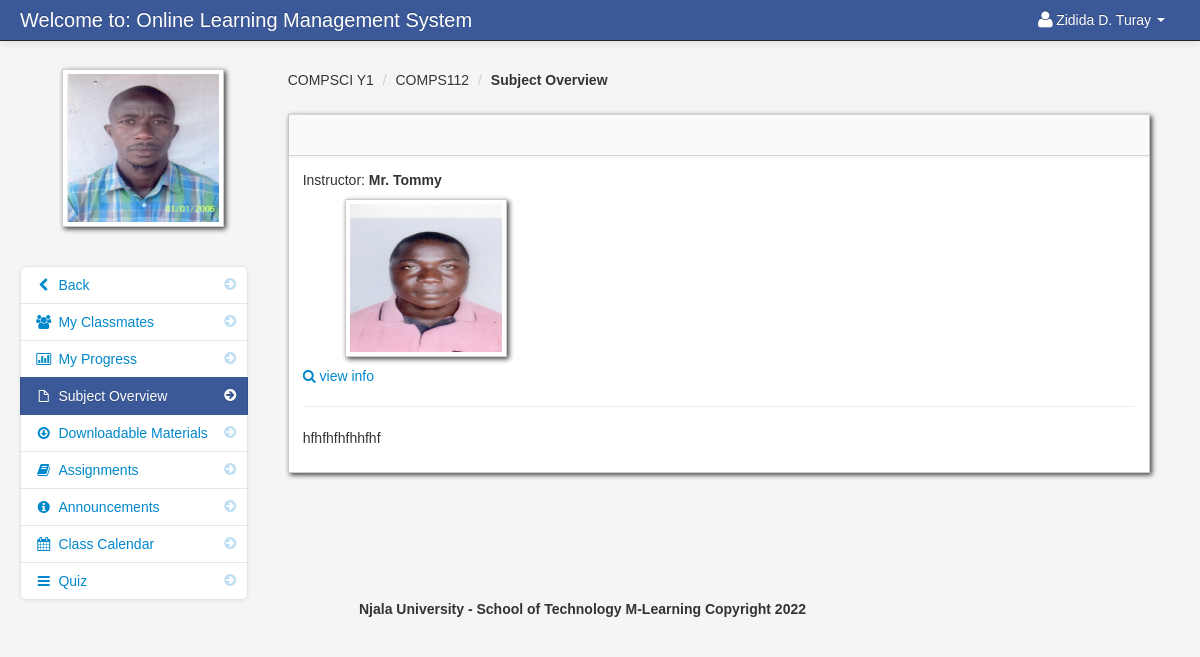
Screenshot of /subject_overview_student.php?id=187 (signed in) with the database file from the repository.
### tables this page shows
CREATE TABLE `student` (
  `student_id` int(11) NOT NULL,
  `firstname` varchar(100) NOT NULL,
  `lastname` varchar(100) NOT NULL,
  `class_id` int(11) NOT NULL,
  `username` varchar(100) NOT NULL,
  `password` varchar(100) NOT NULL,
  `location` varchar(100) NOT NULL,
  `status` varchar(100) NOT NULL
);

CREATE TABLE `teacher_class` (
  `teacher_class_id` int(11) NOT NULL,
  `teacher_id` int(11) NOT NULL,
  `class_id` int(11) NOT NULL,
  `subject_id` int(11) NOT NULL,
  `thumbnails` varchar(100) NOT NULL,
  `school_year` varchar(100) NOT NULL
);

CREATE TABLE `class` (
  `class_id` int(11) NOT NULL,
  `class_name` varchar(100) NOT NULL
);

CREATE TABLE `subject` (
  `subject_id` int(11) NOT NULL,
  `subject_code` varchar(100) NOT NULL,
  `subject_title` varchar(100) NOT NULL,
  `category` varchar(100) NOT NULL,
  `description` longtext NOT NULL,
  `unit` int(11) NOT NULL,
  `Pre_req` varchar(100) NOT NULL,
  `semester` varchar(100) NOT NULL
);

CREATE TABLE `teacher` (
  `teacher_id` int(11) NOT NULL,
  `username` varchar(100) NOT NULL,
  `password` varchar(200) NOT NULL,
  `firstname` varchar(100) NOT NULL,
  `lastname` varchar(100) NOT NULL,
  `department_id` int(11) NOT NULL,
  `location` varchar(200) NOT NULL,
  `about` varchar(500) NOT NULL,
  `teacher_status` varchar(20) NOT NULL,
  `teacher_stat` varchar(100) NOT NULL
);

CREATE TABLE `class_subject_overview` (
  `class_subject_overview_id` int(11) NOT NULL,
  `teacher_class_id` int(11) NOT NULL,
  `content` varchar(10000) NOT NULL
);

### session.php (called while the page is built, shortened)
<?php
$session_id=$_SESSION['id'];
?>

### subject_overview_student.php (the view, shortened to what this page needs)
<?php include('header_dashboard.php'); ?>
<?php include('session.php'); ?>
<?php $get_id = $_GET['id']; ?>
    <body>
		<?php include('navbar_student.php'); ?>
        <div class="container-fluid">
            <div class="row-fluid">
				<?php include('subject_overview_link_student.php'); ?>
                <div class="span9" id="content">
                     <div class="row-fluid">
										<?php $class_query = mysqli_query($conn,"select * from teacher_class
										LEFT JOIN class ON class.class_id = teacher_class.class_id
										LEFT JOIN subject ON subject.subject_id = teacher_class.subject_id
										where teacher_class_id = '$get_id'")or die(mysqli_error());
										$class_row = mysqli_fetch_array($class_query);
										?>
					     <ul class="breadcrumb">
							<li><a href="#"><?php echo $class_row['class_name']; ?></a> <span class="divider">/</span></li>
							<li><a href="#"><?php echo $class_row['subject_code']; ?></a> <span class="divider">/</span></li>
							<li><a href="#"><b>Subject Overview</b></a></li>
						</ul>
                        <div id="block_bg" class="block">
                            <div class="navbar navbar-inner block-header">
                            </div>
                            <div class="block-content collapse in">
                                <div class="span12">
  											<?php $query = mysqli_query($conn,"select * from teacher_class
										LEFT JOIN class ON class.class_id = teacher_class.class_id
										LEFT JOIN subject ON subject.subject_id = teacher_class.subject_id
										LEFT JOIN teacher ON teacher.teacher_id = teacher_class.teacher_id
										where teacher_class_id = '$get_id'")or die(mysqli_error());
										$row = mysqli_fetch_array($query);
										?>
										Instructor: <strong><?php echo $row['firstname']; ?> <?php echo $row['lastname']; ?></strong>
															<br>
															<img id="avatar" class="img-polaroid" src="admin/<?php echo $row['location']; ?>" width>
															<p><a href=""><i class="icon-search"></i> view info</a></p>
															<hr>
										<?php $query = mysqli_query($conn,"select * from teacher_class
											LEFT JOIN class_subject_overview ON class_subject_overview.teacher_class_id = teacher_class.teacher_class_id
											where class_subject_overview.teacher_class_id = '$get_id'")or die(mysqli_error());
											$row_subject = mysqli_fetch_array($query); ?>
										<?php echo $row_subject['content']; ?>
                                </div>
                            </div>
                        </div>
                    </div>
                </div>
            </div>
		<?php include('footer.php'); ?>
        </div>
		<?php include('script.php'); ?>
    </body>
</html>

### navbar_student.php (shortened to what this page needs)
<div class="navbar navbar-fixed-top navbar-inverse">
        <div class="navbar-inner">
            <div class="container-fluid">
                <a class="brand" href="#">Welcome to: Online Learning Management System</a>
					<div class="nav-collapse collapse">
						<ul class="nav pull-right">
							<?php $query= mysqli_query($conn,"select * from student where student_id = '$session_id'")or die(mysqli_error());
									$row = mysqli_fetch_array($query);
							?>
							<li class="dropdown">
								<a href="#" role="button" class="dropdown-toggle" data-toggle="dropdown"> <i class="icon-user icon-large"></i><?php echo $row['firstname']." ".$row['lastname'];  ?> <i class="caret"></i></a>
							</li>
						</ul>
					</div>
            </div>
        </div>
</div>

### subject_overview_link_student.php (shortened to what this page needs)
<div class="span3" id="sidebar">
	<img id="avatar" src="admin/<?php echo $row['location']; ?>" class="img-polaroid">
		<ul class="nav nav-list bs-docs-sidenav nav-collapse collapse">
				<li class=""><a href="dashboard_student.php"><i class="icon-chevron-right"></i><i class="icon-chevron-left"></i>&nbsp;Back</a></li>
				<li class=""><a href="my_classmates.php<?php echo '?id='.$get_id; ?>"><i class="icon-chevron-right"></i><i class="icon-group"></i>&nbsp;My Classmates</a></li>
				<li class=""><a href="progress.php<?php echo '?id='.$get_id; ?>"><i class="icon-chevron-right"></i><i class="icon-bar-chart"></i>&nbsp;My Progress</a></li>
				<li class="active"><a href="subject_overview_student.php<?php echo '?id='.$get_id; ?>"><i class="icon-chevron-right"></i><i class="icon-file"></i>&nbsp;Subject Overview</a></li>
				<li class=""><a href="downloadable_student.php<?php echo '?id='.$get_id; ?>"><i class="icon-chevron-right"></i><i class="icon-download"></i>&nbsp;Downloadable Materials</a></li>
				<li class=""><a href="assignment_student.php<?php echo '?id='.$get_id; ?>"><i class="icon-chevron-right"></i><i class="icon-book"></i>&nbsp;Assignments</a></li>
				<li class=""><a href="announcements_student.php<?php echo '?id='.$get_id; ?>"><i class="icon-chevron-right"></i><i class="icon-info-sign"></i>&nbsp;Announcements</a></li>
				<li class=""><a href="class_calendar_student.php<?php echo '?id='.$get_id; ?>"><i class="icon-chevron-right"></i><i class="icon-calendar"></i>&nbsp;Class Calendar</a></li>
				<li class=""><a href="student_quiz_list.php<?php echo '?id='.$get_id; ?>"><i class="icon-chevron-right"></i><i class="icon-reorder"></i>&nbsp;Quiz</a></li>
		</ul>
</div>

### admin/assets/styles.css (style rules this page uses)
body { padding-top: 60px; padding-bottom: 40px; background-color: #f5f5f5; }
#content { margin-left:0px; }
.breadcrumb { margin: 0 0 0px; padding: 10px 0px; background-color: transparent; }
.block { background: url("../images/pixel-60fff.png") repeat scroll 0 0 rgba(0, 0, 0, 0) !important; border: 1px solid #ccc; background: white; margin: 1em 0em; border-top: none; -webkit-box-shadow: 2px 2px 5px rgba(0, 0, 6, 0.75); -moz-box-shadow: 2px 2px 5px rgba(0, 0, 6, 0.75); box-shadow: 2px 2px 5px rgba(0, 0, 6, 0.75); }
.block-content { margin: 1em; min-height: .25em; }
.block-header { margin-bottom: 0px; border-right: none; border-left: none; -webkit-border-radius: 0px; -moz-border-radius: 0px; border-radius: 0px; }
.bs-docs-sidenav { max-width: 228px; margin: 30px 0 0; padding: 0; background-color: #fff; -webkit-border-radius: 6px; -moz-border-radius: 6px; border-radius: 6px; -webkit-box-shadow: 0 1px 4px rgba(0,0,0,.065); -moz-box-shadow: 0 1px 4px rgba(0,0,0,.065); box-shadow: 0 1px 4px rgba(0,0,0,.065); }
.bs-docs-sidenav > li > a { display: block; width: 190px \9; margin: 0 0 -1px; padding: 8px 14px; border: 1px solid #e5e5e5; }
.bs-docs-sidenav > li:first-child > a { -webkit-border-radius: 6px 6px 0 0; -moz-border-radius: 6px 6px 0 0; border-radius: 6px 6px 0 0; }
.bs-docs-sidenav > li:last-child > a { -webkit-border-radius: 0 0 6px 6px; -moz-border-radius: 0 0 6px 6px; border-radius: 0 0 6px 6px; }
.bs-docs-sidenav > .active > a { position: relative; z-index: 2; padding: 9px 15px; border: 0; text-shadow: 0 1px 0 rgba(0,0,0,.15); -webkit-box-shadow: inset 1px 0 0 rgba(0,0,0,.1), inset -1px 0 0 rgba(0,0,0,.1); -moz-box-shadow: inset 1px 0 0 rgba(0,0,0,.1), inset -1px 0 0 rgba(0,0,0,.1); box-shadow: inset 1px 0 0 rgba(0,0,0,.1), inset -1px 0 0 rgba(0,0,0,.1); }
.bs-docs-sidenav .icon-chevron-right { float: right; margin-top: 2px; margin-right: -6px; opacity: .25; }
.bs-docs-sidenav .active .icon-chevron-right, .bs-docs-sidenav .active a:hover .icon-chevron-right { opacity: 1; }

### rows the page displays
student: firstname "Zidida D.", lastname "Turay", location (picture)
teacher_class: class.class_name "COMPSCI Y1", subject.subject_code "COMPS112", teacher.firstname "Mr.", teacher.lastname "Tommy", teacher.location (picture)
class_subject_overview: content "hfhfhfhfhhfhf"
